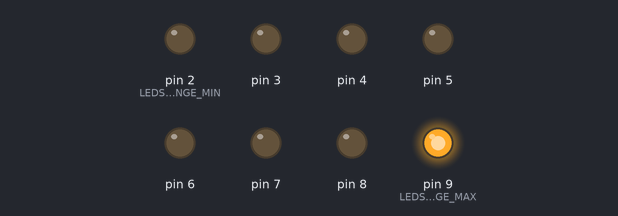
This sketch was run on a simulated Arduino Uno, built with avr-gcc and run on an emulated ATmega328P. Shown: output pins drawn as LEDs (lit = HIGH).

Above: at 0.07 s.
At 0.67 s:
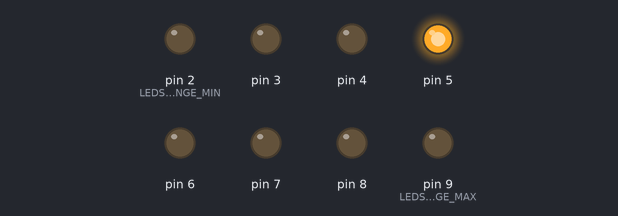
At 1.12 s:
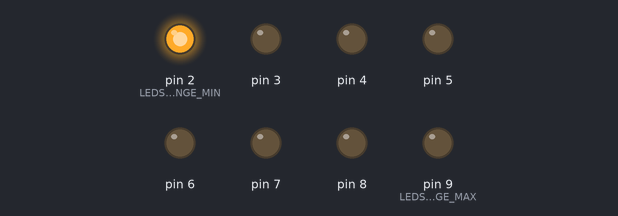
At 2.32 s:
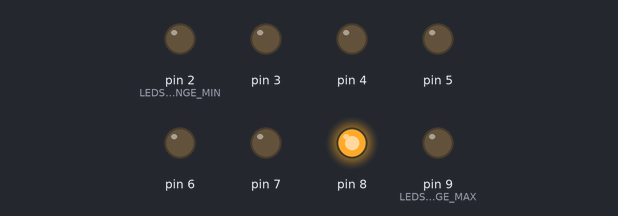
At 3.52 s:
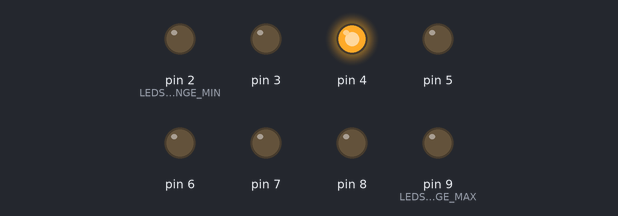
At 4.72 s:
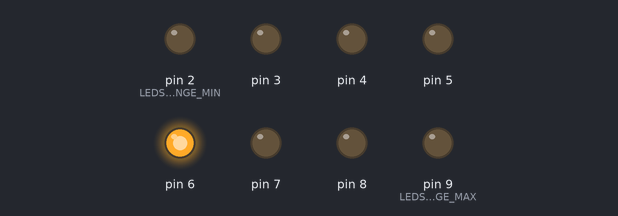
Timing chart, 0 to 5.0 s (numbered marks = the images above):
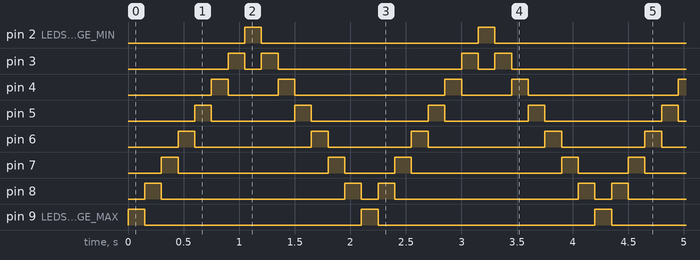

The sketch:

BackandForth.ino
```cpp
// (licence header left out)
#include <inttypes.h>

#define TRAVEL_TIME 150

enum DIRECTION {
	UP,
	DOWN,
};

const uint8_t LEDS_PIN_RANGE_MIN = 2, LEDS_PIN_RANGE_MAX = 9;

void setup() {
	for (uint8_t PIN = LEDS_PIN_RANGE_MIN; PIN <= LEDS_PIN_RANGE_MAX; PIN++) {
		pinMode(PIN, OUTPUT);
	}
}

void loop() {
	static DIRECTION currDirection = DIRECTION::DOWN; // Customizable startpoint.
	static uint8_t currPin = currDirection == DIRECTION::UP ? LEDS_PIN_RANGE_MIN : LEDS_PIN_RANGE_MAX;

	digitalWrite(currPin, HIGH), delay(TRAVEL_TIME);
	currDirection == DIRECTION::UP ? currPin += 1 : currPin -= 1;
	digitalWrite((currDirection == DIRECTION::UP && currPin != LEDS_PIN_RANGE_MIN ? (currPin - 1) : (currDirection == DIRECTION::DOWN && currPin != LEDS_PIN_RANGE_MAX ? currPin + 1 : false)), LOW);
	currDirection = (currPin == LEDS_PIN_RANGE_MAX) ? DIRECTION::DOWN : (currPin == LEDS_PIN_RANGE_MIN) ? DIRECTION::UP : currDirection;
}
```

Measured:
- by itself, pin 2 (LEDS_PIN_RANGE_MIN), pin 9 (LEDS_PIN_RANGE_MAX): alternates HIGH for 0.15 s and LOW for 2.0 s
- by itself, pin 3: repeats every 2.1 s: LOW 0.15 s, HIGH 0.15 s, LOW 1.7 s, HIGH 0.15 s
- by itself, pin 4: repeats every 2.1 s: LOW 0.45 s, HIGH 0.15 s, LOW 1.4 s, HIGH 0.15 s
- by itself, pin 5: repeats every 2.1 s: LOW 0.75 s, HIGH 0.15 s, LOW 1.1 s, HIGH 0.15 s
- by itself, pin 6: repeats every 2.1 s: LOW 1.1 s, HIGH 0.15 s, LOW 0.75 s, HIGH 0.15 s
- by itself, pin 7: repeats every 2.1 s: LOW 1.4 s, HIGH 0.15 s, LOW 0.45 s, HIGH 0.15 s
- by itself, pin 8: repeats every 2.1 s: LOW 1.7 s, HIGH 0.15 s, LOW 0.15 s, HIGH 0.15 s
